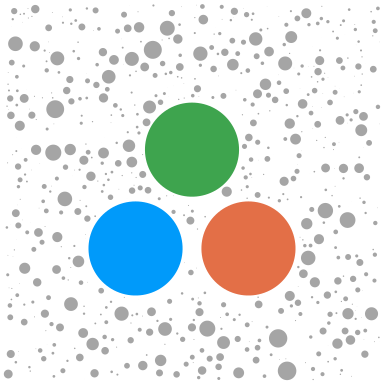

Generate this figure with Julia:
using BubbleBath
using Distributions: Exponential
using Plots

function circle(x,y,r,n=500)
    θ = LinRange(0, 2π, n)
    x .+ r.*sin.(θ), y .+ r.*cos.(θ)
end # function

L = 100
extent = (L,L)
R = 14
spheres = [
    Sphere((L/3,L/3), R),
    Sphere((2L/3,L/3), R),
    Sphere((L/2,2L/3), R)
]

radius_pdf = Exponential(0.5)
ϕ_max = 0.3 - packing_fraction(spheres, extent)
min_distance = 1.0
bubblebath!(spheres, radius_pdf, ϕ_max, extent; min_distance)


plot(
    xlims=(0,extent[1]), ylims=(0,extent[2]),
    ratio=1, legend=false,
    grid=false, axis=false,
    bgcolor=:transparent,
    size=(600,600)
)
for i in eachindex(spheres)
    s = spheres[i]
    plot!(circle(s.pos..., s.radius),
        seriestype = :shape, lw = 0,
        fillcolor = i ≤ 3 ? i : :gray,
        alpha = i ≤ 3 ? 1.0 : 0.7,
    )
end
plot!()
